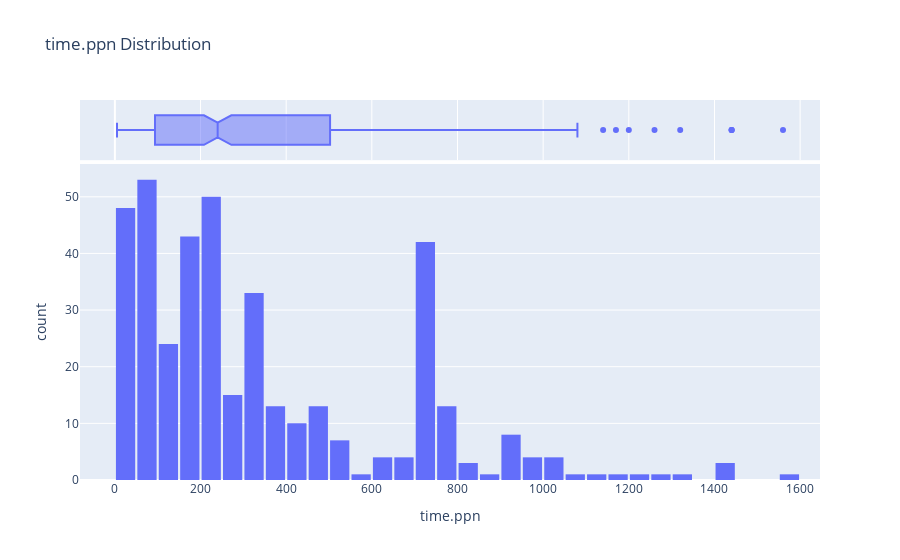

Source (notebook cell):
### Code cell
#few visible outliers on this feature - checking for correlation will help determine its suitability for modelling
fig = px.histogram(df_raw, x='time.ppn', marginal='box', nbins=47, title='time.ppn Distribution')
fig.update_layout(bargap=0.1)
fig.show()

### Figure 1 — Plotly figure (JSON) as saved in the notebook; plotly's stock layout.template omitted (floating-point values rounded to 4 significant figures; data arrays with more than 128 entries replaced by an {"elided": "..."} marker saying what was removed)
{"data": [{"alignmentgroup": "True", "bingroup": "x", "hovertemplate": "time.ppn=%{x}<br>count=%{y}<extra></extra>", "legendgroup": "", "marker": {"color": "#636efa"}, "name": "", "nbinsx": 47, "offsetgroup": "", "orientation": "v", "showlegend": false, "type": "histogram", "x": {"elided": "403 float values"}, "xaxis": "x", "yaxis": "y"}, {"alignmentgroup": "True", "hovertemplate": "time.ppn=%{x}<extra></extra>", "legendgroup": "", "marker": {"color": "#636efa"}, "name": "", "notched": true, "offsetgroup": "", "showlegend": false, "type": "box", "x": {"elided": "403 float values"}, "xaxis": "x2", "yaxis": "y2"}], "layout": {"bargap": 0.1, "barmode": "relative", "legend": {"tracegroupgap": 0}, "title": {"text": "time.ppn Distribution"}, "xaxis": {"anchor": "y", "domain": [0, 1], "title": {"text": "time.ppn"}}, "xaxis2": {"anchor": "y2", "domain": [0, 1], "matches": "x", "showgrid": true, "showticklabels": false}, "yaxis": {"anchor": "x", "domain": [0, 0.8316], "title": {"text": "count"}}, "yaxis2": {"anchor": "x2", "domain": [0.8416, 1], "matches": "y2", "showgrid": false, "showline": false, "showticklabels": false, "ticks": ""}}}
